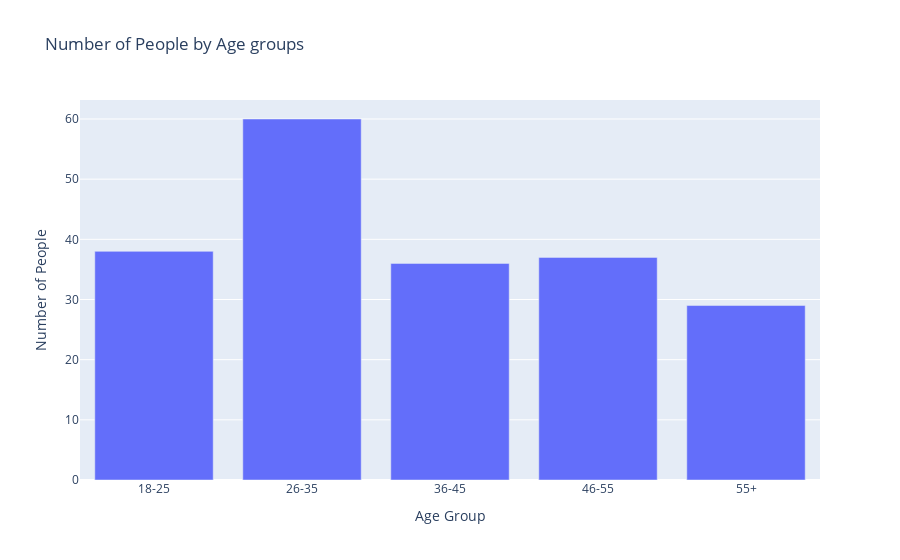

Notebook cell for this chart:
### Code cell
age18_25 = df.Age[(df.Age <= 25) & (df.Age >= 18)]
age26_35 = df.Age[(df.Age <= 35) & (df.Age >= 26)]
age36_45 = df.Age[(df.Age <= 45) & (df.Age >= 36)]
age46_55 = df.Age[(df.Age <= 55) & (df.Age >= 46)]
age55above = df.Age[df.Age >= 56]

x1 = ["18-25","26-35","36-45","46-55","55+"]
y1 = [len(age18_25.values),len(age26_35.values),len(age36_45.values),len(age46_55.values),len(age55above.values)]
fig=px.bar(x = x1,y = y1,labels={'x':'Age Group','y':'Number of People'},title="Number of People by Age groups")
fig.show()

### Figure 1 — Plotly figure (JSON) as saved in the notebook; plotly's stock layout.template omitted (floating-point values rounded to 4 significant figures)
{"data": [{"alignmentgroup": "True", "hovertemplate": "Age Group=%{x}<br>Number of People=%{y}<extra></extra>", "legendgroup": "", "marker": {"color": "#636efa"}, "name": "", "offsetgroup": "", "orientation": "v", "showlegend": false, "textposition": "auto", "type": "bar", "x": ["18-25", "26-35", "36-45", "46-55", "55+"], "xaxis": "x", "y": [38, 60, 36, 37, 29], "yaxis": "y"}], "layout": {"barmode": "relative", "legend": {"tracegroupgap": 0}, "title": {"text": "Number of People by Age groups"}, "xaxis": {"anchor": "y", "domain": [0, 1], "title": {"text": "Age Group"}}, "yaxis": {"anchor": "x", "domain": [0, 1], "title": {"text": "Number of People"}}}}
